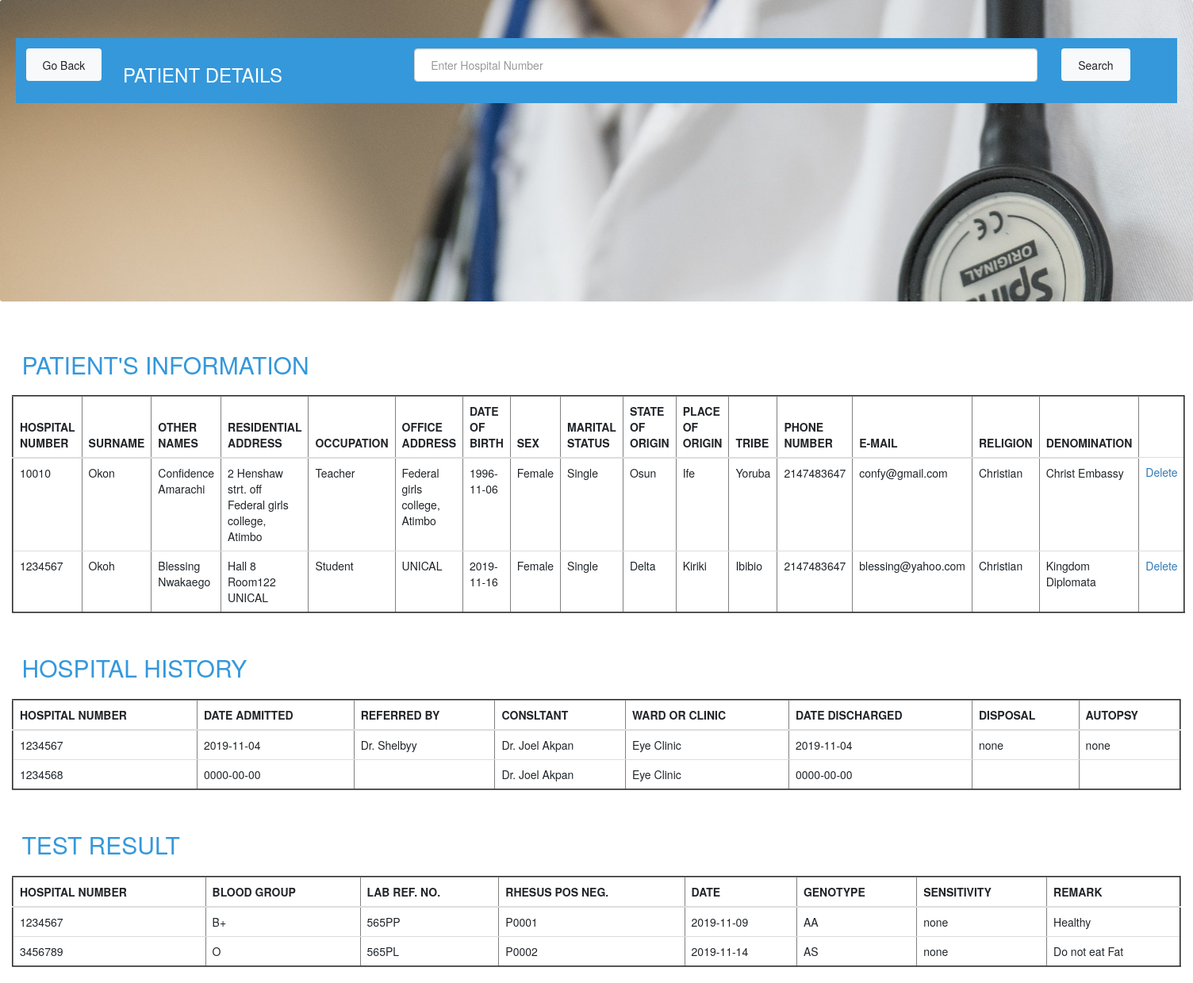
Screenshot of /patient_details.php with the database file from the repository.
### tables this page shows
CREATE TABLE `registration` (
  `HP_ID` int(20) NOT NULL,
  `Psurname` varchar(50) NOT NULL,
  `Pother` text NOT NULL,
  `Paddress` text NOT NULL,
  `Poccupation` text NOT NULL,
  `Poffice` text NOT NULL,
  `Pdob` date NOT NULL,
  `Psex` varchar(12) NOT NULL,
  `Pmarital` varchar(20) NOT NULL,
  `Pstateof` varchar(90) NOT NULL,
  `LGAof` varchar(90) NOT NULL,
  `Ptribe` text NOT NULL,
  `Pcell` int(11) NOT NULL,
  `Pemail` varchar(70) NOT NULL,
  `Religion` varchar(90) NOT NULL,
  `Denomination` text NOT NULL
);

CREATE TABLE `hospital_history` (
  `HP_ID` int(11) NOT NULL,
  `Admit_date` date NOT NULL,
  `Refer` text NOT NULL,
  `Consltant` text NOT NULL,
  `Ward` varchar(220) NOT NULL,
  `Discharge` date NOT NULL,
  `Disposal` text NOT NULL,
  `Autopsy` longtext NOT NULL
);

CREATE TABLE `test_result` (
  `HP_ID` int(11) NOT NULL,
  `blood_group` text NOT NULL,
  `lab_ref` varchar(50) NOT NULL,
  `pos` text NOT NULL,
  `date` date NOT NULL,
  `genotype` text NOT NULL,
  `sensitivity` text NOT NULL,
  `Remark` text NOT NULL
);

### func.php (the view, shortened to what this page needs)
<?php
$con=mysqli_connect("localhost", "root", "", "patient");
function get_patient_details()
{
    global $con;
    $query="select * from registration";
    $result=mysqli_query($con,$query);
    while($row=mysqli_fetch_array($result)){
        $HP_ID=$row['HP_ID'];
    $Psurname=$row['Psurname'];
    $Pother=$row['Pother'];
    $Paddress=$row['Paddress'];
    $Poccupation=$row['Poccupation'];
    $Poffice=$row['Poffice'];
    $Pdob=$row['Pdob'];
    $Psex=$row['Psex'];
    $Pmarital=$row['Pmarital'];
    $Pstateof=$row['Pstateof'];
    $LGAof=$row['LGAof'];
    $Ptribe=$row['Ptribe'];
    $Pcell=$row['Pcell'];
    $Pemail=$row['Pemail'];
    $Religion=$row['Religion'];
    $Denomination =$row['Denomination'];
        echo "
                    <tr>
                        <td>$HP_ID</td>
                        <td> $Psurname</td>
                        <td> $Pother</td>
                        <td>$Paddress</td>
                        <td>$Poccupation</td>
                        <td>$Poffice</td>
                        <td>$Pdob</td>
                        <td>$Psex</td>
                        <td>$Pmarital</td>
                        <td>$Pstateof</td>
                        <td>$LGAof</td>
                        <td>$Ptribe</td>
                        <td>$Pcell</td>
                        <td>$Pemail</td>
                        <td>$Religion</td>
                        <td>$Denomination</td>
                        <td><a href='delete.php?HP_ID="
                        .$row["HP_ID"]."'>Delete</a></td>
                    </tr>
        ";
    }
}
function get_patient_history(){
    global $con;
    $query="select * from hospital_history";
    $result=mysqli_query($con,$query);
    while($rowh=mysqli_fetch_array($result)){
        $HP_ID=$rowh['HP_ID'];
    $Admit_date=$rowh['Admit_date'];
    $Refer=$rowh['Refer'];
    $Consltant=$rowh['Consltant'];
    $Ward=$rowh['Ward'];
    $Discharge=$rowh['Discharge'];
    $Disposal=$rowh['Disposal'];
    $Autopsy=$rowh['Autopsy'];
        echo "
                    <tr>
                        <td>$HP_ID</td>
                        <td>$Admit_date</td>
                        <td>$Refer</td>
                        <td>$Consltant</td>
                        <td>$Ward</td>
                        <td>$Discharge</td>
                        <td>$Disposal</td>
                        <td>$Autopsy</td>
                    </tr>
        ";
    }
}
function get_patient_test(){
    global $con;
    $query="select * from test_result";
    $result=mysqli_query($con,$query);
    while($rowt=mysqli_fetch_array($result)){
$HP_ID=$rowt['HP_ID'];
    $blood_group=$rowt['blood_group'];
    $lab_ref=$rowt['lab_ref'];
    $pos=$rowt['pos'];
    $date=$rowt['date'];
    $genotype=$rowt['genotype'];
    $sensitivity=$rowt['sensitivity'];
    $Remark=$rowt['Remark'];
        echo "
    <tr>
     <td>$HP_ID</td>
     <td> $blood_group</td>
     <td>$lab_ref</td>
     <td>$pos</td>
     <td>$date</td>
     <td>$genotype</td>
     <td>$sensitivity</td>
     <td>$Remark</td>
     </tr>
        ";
    }
}
?>

### patient_details.php (shortened to what this page needs)
<!DOCTYPE html>
<?php include("func.php"); ?>
<html lang="">
<head>
    <link rel="stylesheet" href="https://stackpath.bootstrapcdn.com/bootstrap/4.3.1/css/bootstrap.min.css">
    <link rel="stylesheet" href="css/animate.css">
    <link rel="stylesheet" href="css/icomoon.css">
    <link rel="stylesheet" href="css/bootstrap.css">
    <link rel="stylesheet" href="css/magnific-popup.css">
    <link rel="stylesheet" href="css/owl.carousel.min.css">
    <link rel="stylesheet" href="css/owl.theme.default.min.css">
    <link rel="stylesheet" href="css/flexslider.css">
    <link rel="stylesheet" href="css/pricing.css">
</head>
<body>
    <div class="jumbotron" style="background:url('pix/2.jpeg') no-repeat; background-size:cover; height:380px;">
        <div class="card-body" style="background-color:#3498DB;color:#ffffff;">
            <div class="row">
                <div class="col-md-1">
                    <a href="adminpanel.php" class="btn btn-light">Go Back</a>
                </div>
                <div class="col-md-3">
                    <h3>PATIENT DETAILS</h3>
                </div>
                <div class="col-md-8">
                    <form class="form-group" action="search_patient.php" method="post">
                        <div class="row">
                            <div class="col-md-10">
                                <input type="text" name="search" class="form-control" placeholder="Enter Hospital Number"></div>
                            <div class="col-md-2"> <input type="submit" name="patient_search_submit" class="btn btn-light" value="Search"></div>
                        </div>
                    </form>
                </div>
            </div>
        </div>
    </div>
    <div class="container-fluid">
        <div class="card-body">
            <H2>PATIENT'S INFORMATION</H2>
        </div>
        <table class="table table-hover" border="2px">
            <thead>
                <tr>
                    <th scope="col">HOSPITAL NUMBER </th>
                    <th scope="col">SURNAME</th>
                    <th scope="col">OTHER NAMES </th>
                    <th scope="col">RESIDENTIAL ADDRESS </th>
                    <th scope="col">OCCUPATION </th>
                    <th scope="col">OFFICE ADDRESS </th>
                    <th scope="col">DATE OF BIRTH </th>
                    <th scope="col">SEX </th>
                    <th scope="col">MARITAL STATUS </th>
                    <th scope="col">STATE OF ORIGIN </th>
                    <th scope="col">PLACE OF ORIGIN </th>
                    <th scope="col">TRIBE </th>
                    <th scope="col">PHONE NUMBER </th>
                    <th scope="col">E-MAIL </th>
                    <th scope="col">RELIGION </th>
                    <th scope="col">DENOMINATION </th>
                </tr>
            </thead>
            <tbody>
                <?php get_patient_details(); ?>
            </tbody>
        </table>
    </div>
    <div class='container-fluid'>
        <div class='card-body'>
            <H2>HOSPITAL HISTORY</H2>
        </div>
        <table class='table table-hover' border='2px'>
            <thead>
                <tr>
                    <th scope='col'>HOSPITAL NUMBER </th>
                    <th scope='col'>DATE ADMITTED</th>
                    <th scope='col'>REFERRED BY</th>
                    <th scope='col'>CONSLTANT</th>
                    <th scope='col'>WARD OR CLINIC</th>
                    <th scope='col'>DATE DISCHARGED</th>
                    <th scope='col'>DISPOSAL</th>
                    <th scope='col'>AUTOPSY </th>
            </thead>
            <tbody>
                <?php get_patient_history(); ?>
            </tbody>
        </table>
    </div>
    <div class='container-fluid'>
        <div class='card-body'>
            <H2>TEST RESULT</H2>
        </div>
        <table class='table table-hover' border='2px'>
            <thead>
                <tr>
                    <th scope='col'>HOSPITAL NUMBER </th>
                    <th scope='col'>BLOOD GROUP</th>
                    <th scope='col'>LAB REF. NO.</th>
                    <th scope='col'>RHESUS POS NEG.</th>
                    <th scope='col'>DATE</th>
                    <th scope='col'>GENOTYPE</th>
                    <th scope='col'>SENSITIVITY</th>
                    <th scope='col'>REMARK</th>
            </thead>
            <tbody>
                <?php get_patient_test(); ?>
            </tbody>
        </table>
    </div>
</body>
</html>

### patient_details.php (style rules this page uses)
h2 { color: #3498DB; }

### rows the page displays
registration: HP_ID "10010", Psurname "Okon", Pother "Confidence Amarachi", Paddress "2 Henshaw strt. off Federal girls college, Atimbo", Poccupation "Teacher", Poffice "Federal girls college, Atimbo", Pdob "1996-11-06", Psex "Female", Pmarital "Single", Pstateof "Osun", LGAof "Ife", Ptribe "Yoruba", Pcell "2147483647", Pemail "confy@gmail.com", Religion "Christian", Denomination "Christ Embassy"
registration: HP_ID "1234567", Psurname "Okoh", Pother "Blessing Nwakaego", Paddress "Hall 8 Room122 UNICAL", Poccupation "Student", Poffice "UNICAL", Pdob "2019-11-16", Psex "Female", Pmarital "Single", Pstateof "Delta", LGAof "Kiriki", Ptribe "Ibibio", Pcell "2147483647", Pemail "blessing@yahoo.com", Religion "Christian", Denomination "Kingdom Diplomata"
hospital_history: HP_ID "1234567", Admit_date "2019-11-04", Refer "Dr. Shelbyy", Consltant "Dr. Joel Akpan", Ward "Eye Clinic", Discharge "2019-11-04", Disposal "none", Autopsy "none"
hospital_history: HP_ID "1234568", Admit_date "0000-00-00", Consltant "Dr. Joel Akpan", Ward "Eye Clinic", Discharge "0000-00-00"
test_result: HP_ID "1234567", blood_group "B+", lab_ref "565PP", pos "P0001", date "2019-11-09", genotype "AA", sensitivity "none", Remark "Healthy"
test_result: HP_ID "3456789", blood_group "O", lab_ref "565PL", pos "P0002", date "2019-11-14", genotype "AS", sensitivity "none", Remark "Do not eat Fat"
